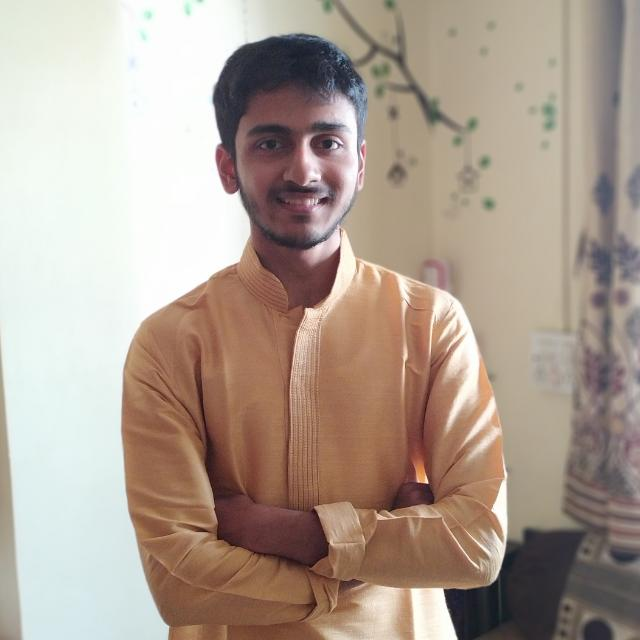
#> input picture Image_Processing_basics/ameya.jpeg, 640 x 640 px
$ jupyter execute Untitled.ipynb   (shell and % lines are left out)
#> lines starting #> are read from the running program, lines starting #| are printed output that depends on the picture; after the words box and inside, x2 and y2 are one past the last pixel; in counts of white or black regions, pixels touching at a corner belong together
[cell 1]
import os
import cv2
import numpy as np
import matplotlib.pyplot as plt

image1 = cv2.imread('ameya.jpeg')
#> image1 is the input picture: shape (640, 640, 3); mean B, G, R 147, 159.1, 174.6
image1 = cv2.cvtColor(image1, cv2.COLOR_BGR2RGB)

plt.imshow(image1)

[cell 2]
gray_img = cv2.cvtColor(image1, cv2.COLOR_BGR2GRAY)
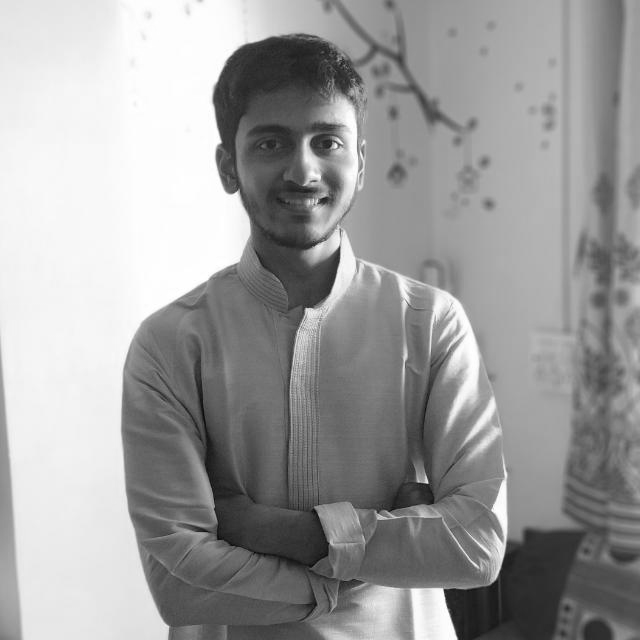
#> gray_img: shape (640, 640); min 7, max 255, mean 157.2

[cell 3]
plt.imshow(gray_img)

[cell 4]
hsv_img = cv2.cvtColor(image1, cv2.COLOR_BGR2HSV)
#> hsv_img: shape (640, 640, 3); mean H, S, V 89.7, 54.6, 177.3

[cell 5]
plt.imshow(hsv_img)

[cell 6]
ret,thresh_binary = cv2.threshold(image1,127,255,cv2.THRESH_BINARY)
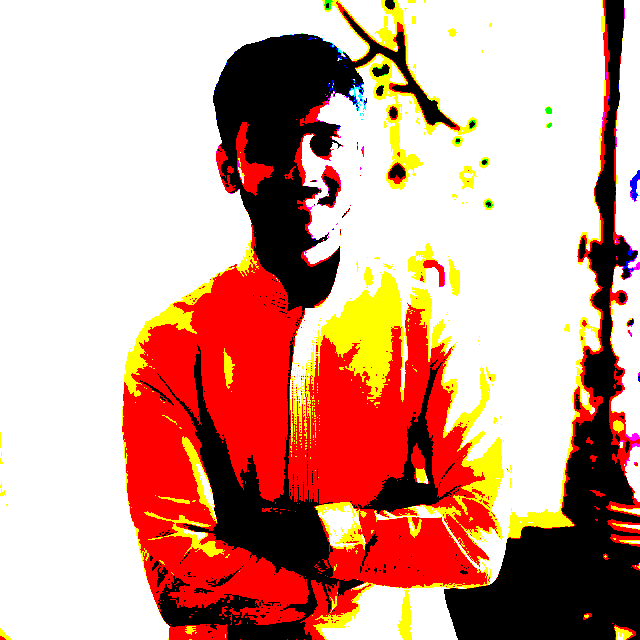
#> thresh_binary: shape (640, 640, 3); mean R, G, B 209.2, 160.6, 145.4

[cell 7]
plt.imshow(thresh_binary, 'gray')

[cell 8]
ret,thresh_trunc = cv2.threshold(image1,200,255,cv2.THRESH_TRUNC)
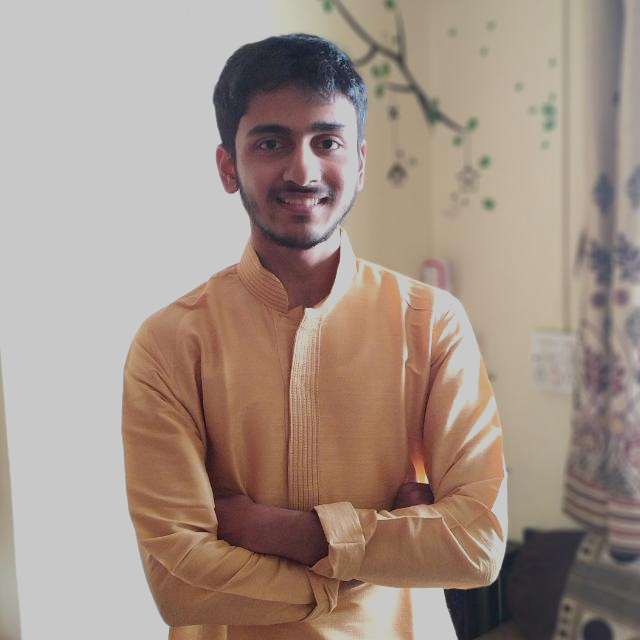
#> thresh_trunc: shape (640, 640, 3); mean R, G, B 162.9, 145.9, 135.1

[cell 9]
plt.imshow(thresh_trunc, 'gray')

[cell 10]
edges = cv2.Canny(image1,100,200)
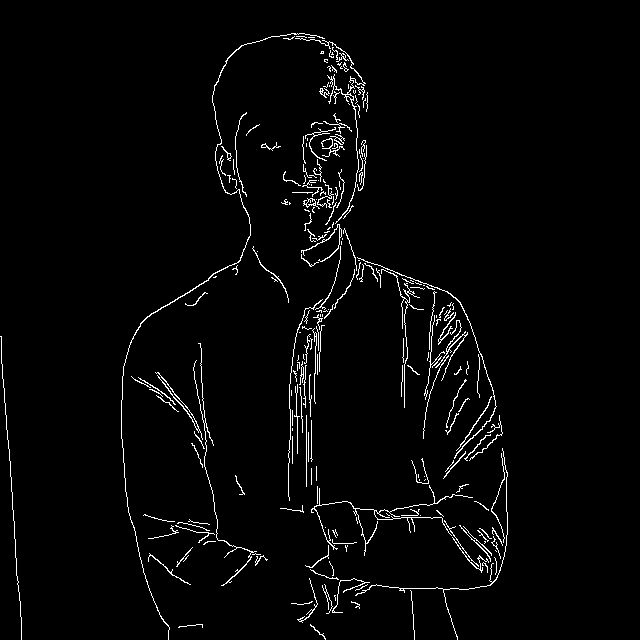
#> edges: shape (640, 640); 2.6% white in thin lines or dots, all inside (x1, y1, x2, y2) = (0, 33, 508, 640)

[cell 11]
plt.imshow(edges)

[cell 12]
import cv2 as cv

[cell 13]
face_cascade = cv.CascadeClassifier('haarcascade_frontalface_default.xml')
eye_cascade = cv.CascadeClassifier('haarcascade_eye.xml')

[cell 14]
gray = cv.cvtColor(image1, cv2.COLOR_BGR2GRAY)

[cell 15]
import numpy as np

[cell 16]
averaging_kernel = np.ones((3,3),np.float32)/9

[cell 17]
filtered_image = cv2.filter2D(image1,-1,averaging_kernel)

[cell 18]
plt.imshow(filtered_image)

[cell 19]
gaussian_kernel_x = cv2.getGaussianKernel(5,1)
gaussian_kernel_y = cv2.getGaussianKernel(5,1)

[cell 20]
gaussian_kernel = gaussian_kernel_x * gaussian_kernel_y.T

[cell 21]
filtered_image = cv2.filter2D(image1,-1,gaussian_kernel)

[cell 22]
plt.imshow(filtered_image)

## FACE DETECTION

[cell 23]
import os
import numpy as np
import cv2 as cv
import matplotlib.pyplot as plt

[cell 24]
face_cascade = cv.CascadeClassifier('haarcascade_frontalface_default.xml')

[cell 25]
img = cv.imread('ameya.jpeg',0)
#> img: shape (640, 640); min 14, max 255, mean 162.4

[cell 26]
plt.imshow(img)

[cell 27]
faces = face_cascade.detectMultiScale(img, 1.1, 4)
#> faces = [[221, 82, 156, 156]]

[cell 28]
for(x,y,w,h) in faces:
    cv.rectangle(img,(x,y),(x+w,y+h),(0,255,0),2)
#> this loop made 1 pass
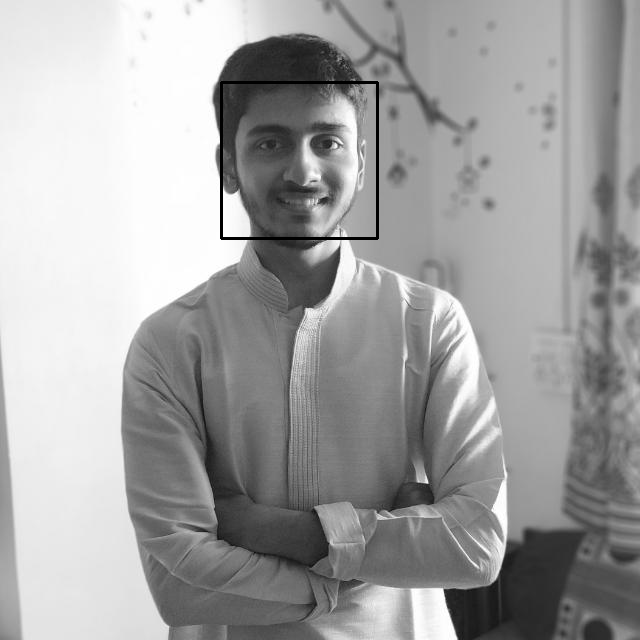
#> img: shape (640, 640); min 0, max 255, mean 161.8

$ run again, with Image_Processing_basics/aneesh.jpeg copied over Image_Processing_basics/ameya.jpeg
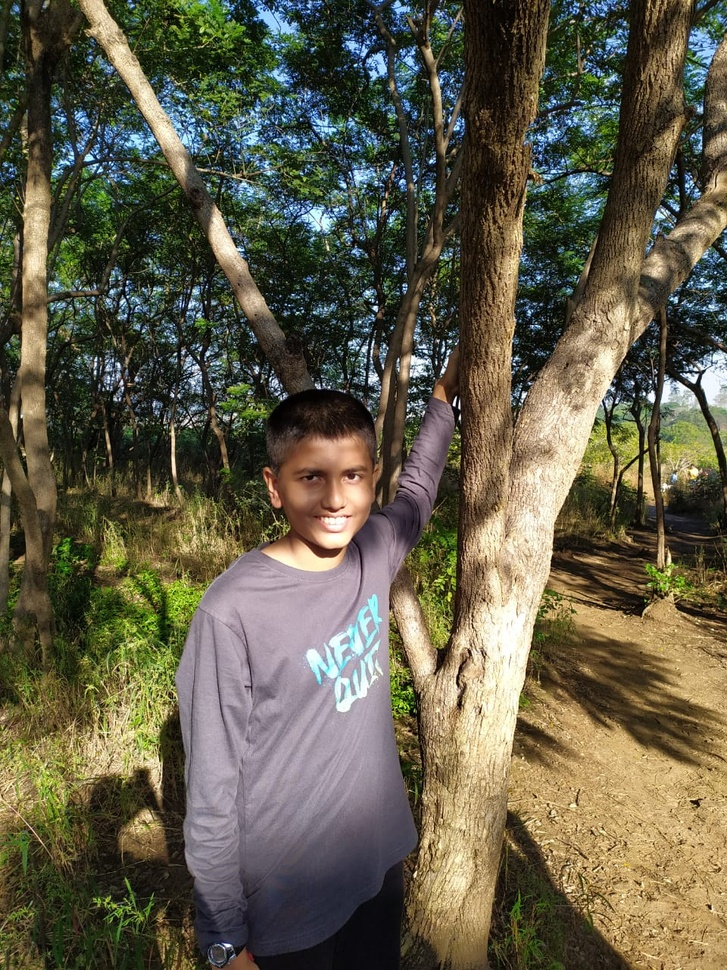
#> input picture Image_Processing_basics/aneesh.jpeg, 727 x 970 px, shrunk from 960 x 1280 before the run
#> image1 is the input picture: shape (970, 727, 3); mean B, G, R 73.6, 93.7, 98.3
#> hsv_img: shape (970, 727, 3); mean H, S, V 90.4, 109.4, 106.3
#> `edges = cv2.Canny(image1,100,200)`:
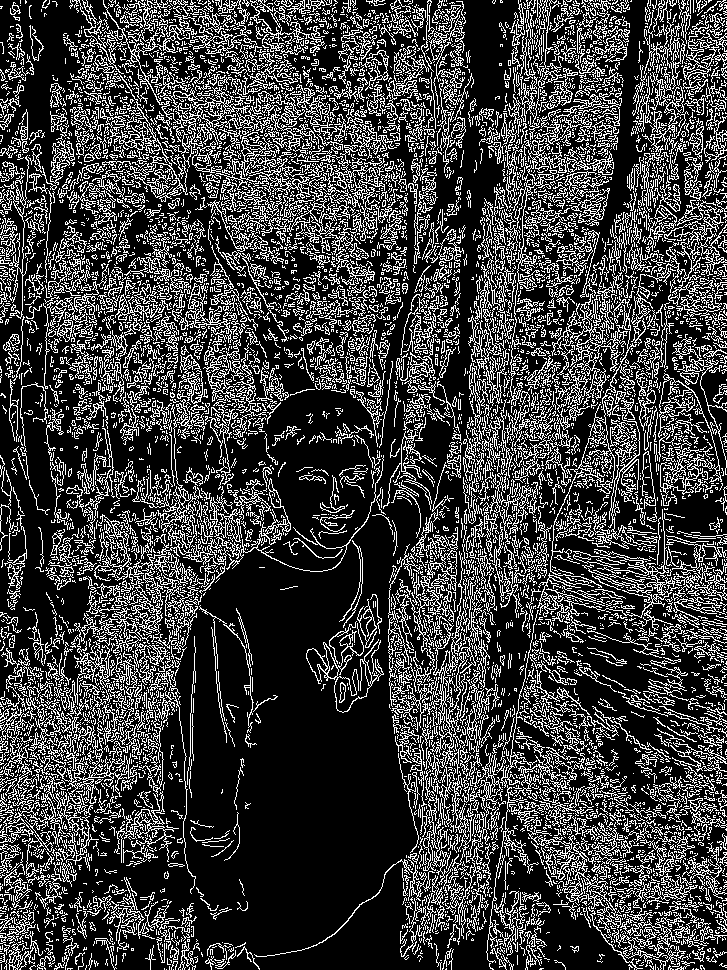
#> edges: shape (970, 727); 24.6% white in thin lines or dots
#> faces = [[283, 439, 100, 100]]
#> the loop `for(x,y,w,h) in faces:` made 1 pass
#> after the loop `for(x,y,w,h) in faces:`:
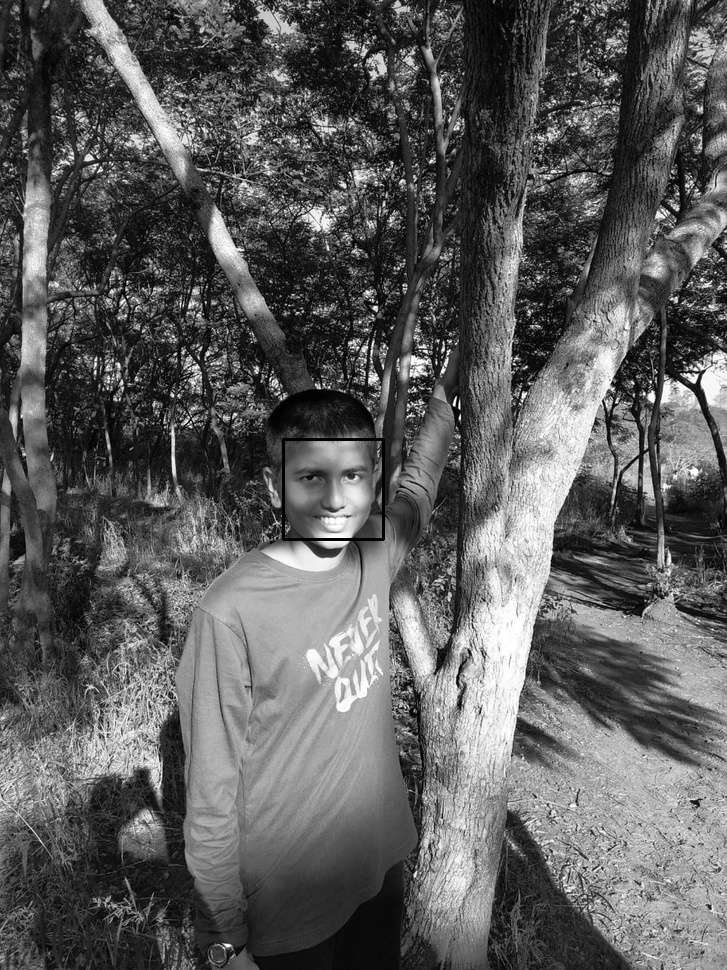
#> img: shape (970, 727); min 0, max 255, mean 92.6
